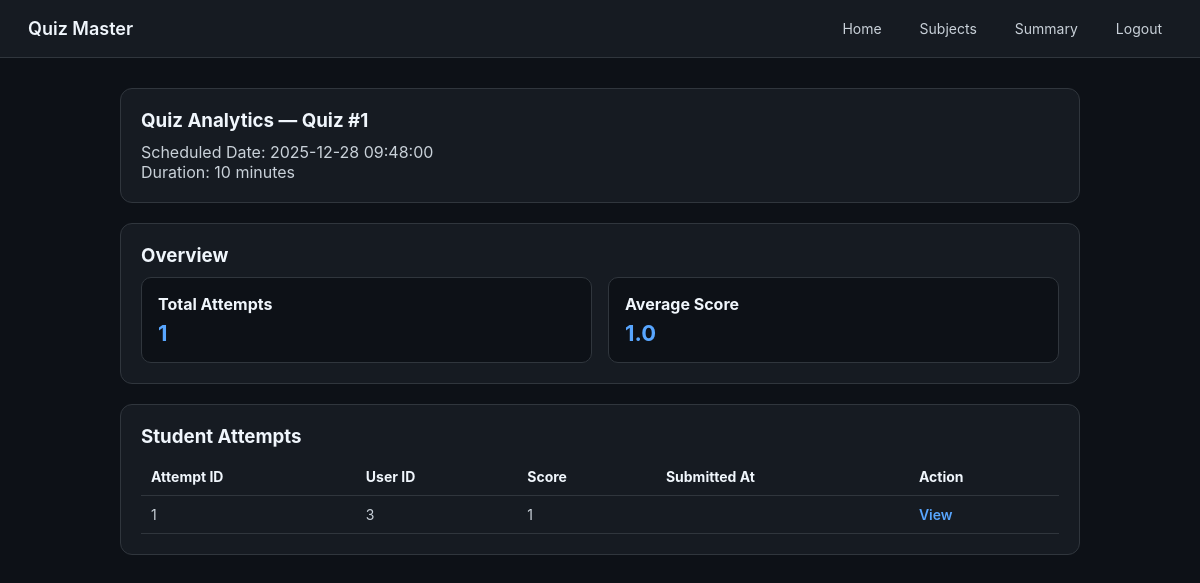
Before: /teacher/quizzes/1/analytics (signed in) with the older database file.
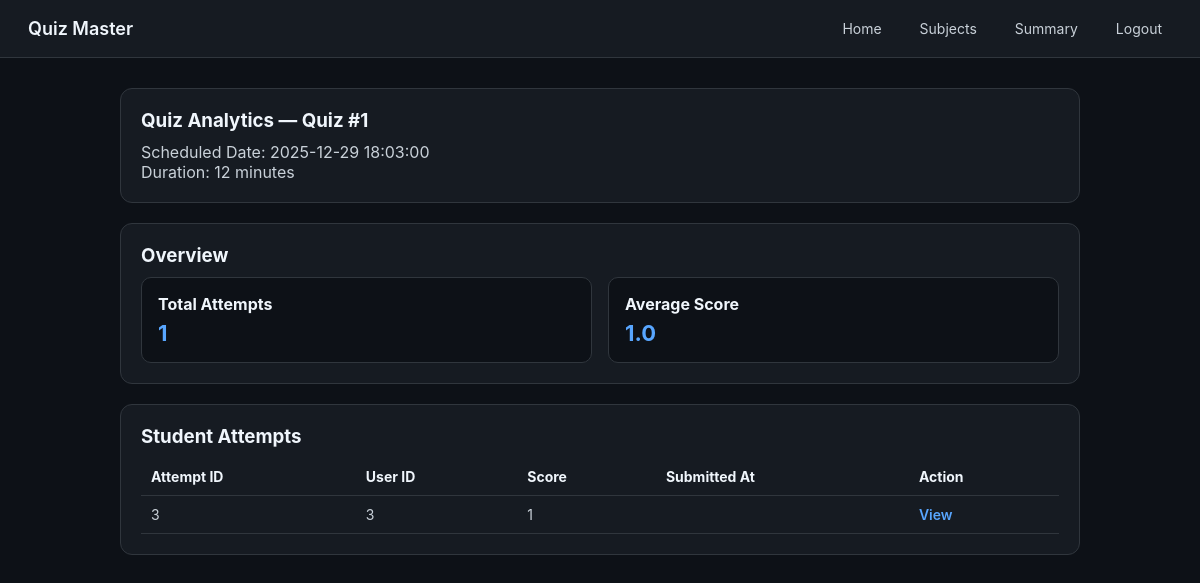
After: the same page with the newer database file.
### controller/models.py (models this page shows)
class Quiz(db.Model):
    __tablename__ = "quiz"
    quiz_id = db.Column(db.Integer, primary_key=True)
    chapter_id = db.Column(
        db.Integer,
        db.ForeignKey("chapter.chapter_id"),
        nullable=False
    )
    scheduled_date = db.Column(db.DateTime, nullable=False)
    duration = db.Column(db.Integer, nullable=False)  # minutes
    status = db.Column(db.String(20), default="active")
    questions = db.relationship(
        "Question",
        backref="quiz",
        cascade="all, delete-orphan"
    )
    attempts = db.relationship(
        "QuizAttempt",
        backref="quiz",
        cascade="all, delete-orphan"
    )

class QuizAttempt(db.Model):
    __tablename__ = "quiz_attempt"
    attempt_id = db.Column(db.Integer, primary_key=True)
    user_id = db.Column(
        db.Integer,
        db.ForeignKey("user.user_id"),
        nullable=False
    )
    quiz_id = db.Column(
        db.Integer,
        db.ForeignKey("quiz.quiz_id"),
        nullable=False
    )
    start_time = db.Column(db.DateTime, default=datetime.utcnow)
    end_time = db.Column(db.DateTime)
    score = db.Column(db.Integer, default=0)
    total_questions = db.Column(db.Integer)
    submitted = db.Column(db.Boolean, default=False)
    violations = db.Column(db.Integer, default=0)
    answers = db.relationship(
        "UserAnswer",
        backref="attempt",
        cascade="all, delete-orphan"
    )

### main.py (the view)
@app.route("/teacher/quizzes/<int:quiz_id>/analytics")
@login_required
@role_required("teacher")
def quiz_analytics(quiz_id):
    quiz = Quiz.query.get_or_404(quiz_id)
    attempts = (
        QuizAttempt.query
        .filter_by(quiz_id=quiz_id, submitted=True)
        .all()
    )
    total = len(attempts)
    average = round(
        sum(a.score for a in attempts) / total, 2
    ) if total > 0 else 0
    return render_template(
        "teacher/quiz_analytics.html",
        quiz=quiz,
        attempts=attempts,
        total_attempts=total,
        average_score=average
    )

### main.py (called while the page is built)
def login_required(f):
    @wraps(f)
    def wrapper(*args, **kwargs):
        if "user_id" not in session:
            flash("Please login first")
            return redirect(url_for("login"))
        return f(*args, **kwargs)
    return wrapper

def role_required(required_role):
    def decorator(f):
        @wraps(f)
        def wrapper(*args, **kwargs):
            if session.get("role") != required_role:
                flash("Unauthorized access")
                return redirect(url_for("login"))
            return f(*args, **kwargs)
        return wrapper
    return decorator

### templates/TEACHER/quiz_analytics.html (shortened to what this page needs)
<!DOCTYPE html>
<html lang="en">
<head>
</head>
<body>
<nav class="navbar">
    <div class="brand">Quiz Master</div>
    <div class="nav-links">
        <a class="nav-link" href="{{ url_for('teacher_dashboard') }}">Home</a>
        <a class="nav-link" href="{{ url_for('teacher_subjects') }}">Subjects</a>
        <a class="nav-link" href="{{ url_for('teacher_results') }}">Summary</a>
        <a class="nav-link" href="{{ url_for('logout') }}">Logout</a>
    </div>
</nav>
<div class="container">
    <div class="card">
        <h3>Quiz Analytics — Quiz #{{ quiz.quiz_id }}</h3>
        <p>
            Scheduled Date: {{ quiz.scheduled_date }} <br>
            Duration: {{ quiz.duration }} minutes
        </p>
    </div>
    <div class="card">
        <h3>Overview</h3>
        <div class="stats">
            <div class="stat-box">
                <h4>Total Attempts</h4>
                <p>{{ total_attempts }}</p>
            </div>
            <div class="stat-box">
                <h4>Average Score</h4>
                <p>{{ average_score }}</p>
            </div>
        </div>
    </div>
    <div class="card">
        <h3>Student Attempts</h3>
        {% if attempts %}
        <table>
            <thead>
                <tr>
                    <th>Attempt ID</th>
                    <th>User ID</th>
                    <th>Score</th>
                    <th>Submitted At</th>
                    <th>Action</th>
                </tr>
            </thead>
            <tbody>
                {% for a in attempts %}
                <tr>
                    <td>{{ a.attempt_id }}</td>
                    <td>{{ a.user_id }}</td>
                    <td>{{ a.score }}</td>
                    <td>{{ a.submitted_at }}</td>
                    <td>
                        <a class="view-link"
                           href="{{ url_for('teacher_result_detail', attempt_id=a.attempt_id) }}">
                           View
                        </a>
                    </td>
                </tr>
                {% endfor %}
            </tbody>
        </table>
        {% else %}
            <p>No attempts yet.</p>
        {% endif %}
    </div>
</div>
</body>
</html>

Changed rows visible on the page:
no longer on this page (row edited): QuizAttempt: attempt_id "1", user_id "3", score "1"
changed Quiz id 1: scheduled_date "2025-12-28 09:48:00" → "2025-12-29 18:03:00"; duration "10" → "12"
added QuizAttempt: attempt_id "3", user_id "3", score "1"
